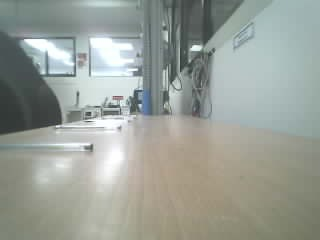
#> input picture raspberry-pi/scripts/FOTOS ENTRENAMIENTO/FOTOS ENTRENAMIENTO/CAZUL/20260803182003.jpg, 320 x 240 px
$ python -i color_shape_detector.py   (imports and definitions only)
#> lines starting #> are read from the running program, lines starting #| are printed output that depends on the picture
"""Detector auxiliar de banderas por color + forma, sin aprendizaje automático.

Complementa a ``ei_flag_detector.EiFlagDetector`` (que sí es un modelo
entrenado) para cuando la luz del salón se aleja demasiado de la luz con la
que se entrenó el modelo FOMO: en vez de reconocer la forma del cilindro,
busca blobs del color de equipo contrario en HSV y los filtra por su
**relación de aspecto real** (alto/ancho del cilindro, ver
``GeometryConfig.bandera_altura_mm``/``bandera_diametro_mm``), no por su
tamaño en píxeles — así sirve sin importar a qué distancia esté el cilindro,
y descarta blobs del color correcto pero con forma equivocada (una pared
roja, la casaca de alguien, la zona roja de la pista).

Se aceptan DOS hipótesis de forma, no una: la bandera de pie (alto/ancho ≈
150/50 = 3) y la bandera caída de lado (misma proporción invertida, ≈ 1/3),
por si se cae durante la ronda. Cuál de las dos matcheó queda en
``ColorShapeDetection.orientation``.

NO es un reemplazo del modelo: es más frágil ante fondos del mismo color y
ante un cilindro parcialmente tapado (la relación de aspecto se rompe). La
forma de usarlo es en conjunto — ver ``scripts/prueba_deteccion_color.py``
para probarlo aislado bajo distintas luces antes de mezclarlo con
``EiFlagDetector`` en la lógica de misión.
"""

from __future__ import annotations

from dataclasses import dataclass

import cv2
import numpy as np

from .config import GeometryConfig
from .types import BBox

ETIQUETA_ROJO = "CILINDRO_ROJO"
ETIQUETA_AZUL = "CILINDRO_AZUL"


@dataclass(frozen=True)
class HsvRange:
    """Un rango en HSV de OpenCV: H en [0,180], S y V en [0,255]."""

    h_min: int
    h_max: int
    s_min: int = 100
    v_min: int = 60
    s_max: int = 255
    v_max: int = 255


# Rangos de partida, pensados para ajustarse por CLI (ver prueba_deteccion_
# color.py --s-min/--v-min) más que para acertar a la primera: el tono (H) no
# cambia mucho entre luces distintas, pero saturación y brillo sí, y son los
# primeros que hay que tocar si el detector no ve nada (luz baja: bajar
# v_min) o ve de más (luz muy blanca/deslavada: subir s_min).
#
# El rojo cruza el 0 en la rueda de HSV, así que necesita dos tramos que
# luego se combinan con OR.
RANGOS_ROJO: tuple[HsvRange, ...] = (
    HsvRange(h_min=0, h_max=10),
    HsvRange(h_min=170, h_max=180),
)
RANGOS_AZUL: tuple[HsvRange, ...] = (
    HsvRange(h_min=100, h_max=130),
)


# [7 lines that did not run here, left out]


# [126 lines that did not run here, left out]

>>> import cv2
>>> picture = cv2.imread('../../scripts/FOTOS ENTRENAMIENTO/FOTOS ENTRENAMIENTO/CAZUL/20260803182003.jpg', cv2.IMREAD_GRAYSCALE)
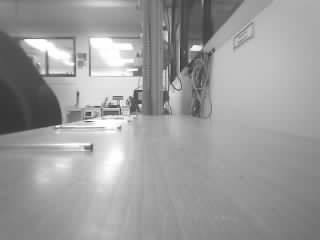
#> picture: shape (240, 320); min 53, max 255, mean 156.7
#> (the run stopped early here; a loop or call above may not have finished)

$ run again, on raspberry-pi/scripts/FOTOS ENTRENAMIENTO/FOTOS ENTRENAMIENTO/CAZUL/20260803182110.jpg
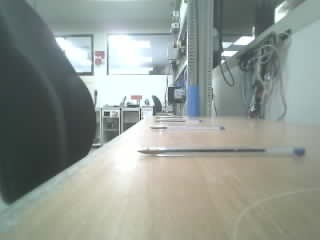
#> input picture raspberry-pi/scripts/FOTOS ENTRENAMIENTO/FOTOS ENTRENAMIENTO/CAZUL/20260803182110.jpg, 320 x 240 px
#> `picture = cv2.imread('../../scripts/FOTOS ENTRENAMIENTO/FOTOS ENTRENAM..`:
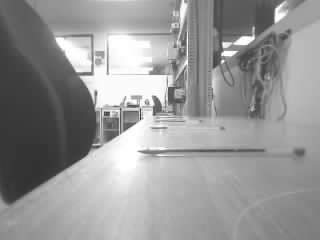
#> picture: shape (240, 320); min 44, max 255, mean 150.7
